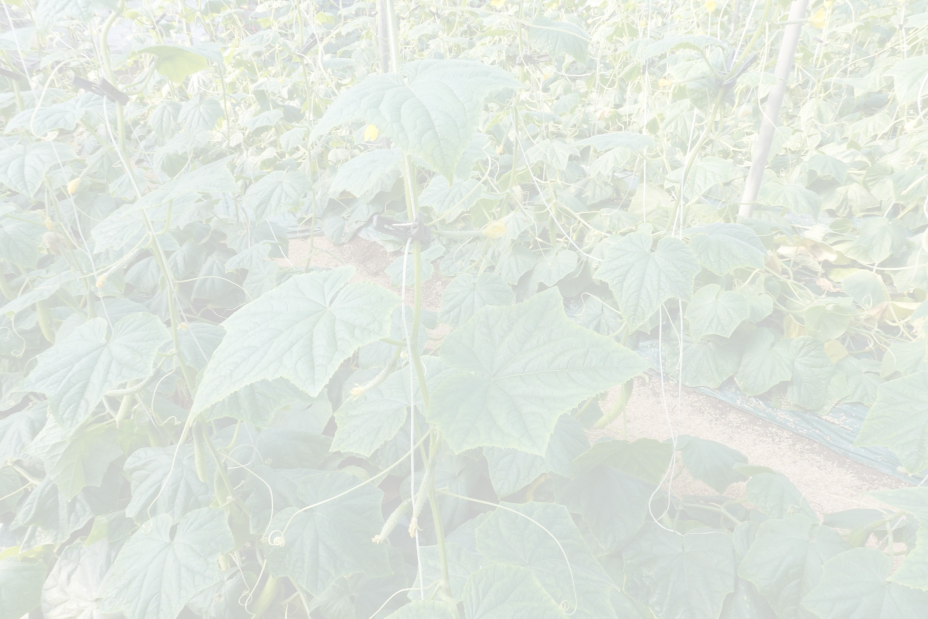
#> input picture web/frontend/src/assets/bg2.jpg, 3712 x 2475 px (shown at 1/4 size)
$ python greenness.py ../web/frontend/src/assets/bg2.jpg
#> lines starting #> are read from the running program, lines starting #| are printed output that depends on the picture; after the words box and inside, x2 and y2 are one past the last pixel; in counts of white or black regions, pixels touching at a corner belong together
# calculate greenness index of an image
import cv2
import numpy as np
import matplotlib.pyplot as plt

def calculate_greenness_index(image_path: str) -> float:

#> called with image_path = '../web/frontend/src/assets/bg2.jpg'
    web = False

    # path treatment for different environments
    if "http" in image_path:
        web = True
        image_path = "../fileserver/upload/" + image_path.split("upload/")[-1]

    print(f"Calculating greenness index for image: {image_path}")

    # use HSV color space to calculate greenness index
    image = cv2.imread(image_path)
#> image is the input picture: shape (2475, 3712, 3); mean B, G, R 222.8, 231.1, 224.4
    if image is None:
        print(f"Error: Could not load image at {image_path}")
        return 0.0

    # 이미지 최적화
    max_dimension = 1024
    height, width = image.shape[:2]
#> height = 2475; width = 3712
    if max(height, width) > max_dimension:
        scaling_factor = max_dimension / float(max(height, width))
#> scaling_factor = 0.276
        image = cv2.resize(image, None, fx=scaling_factor, fy=scaling_factor, interpolation=cv2.INTER_AREA)
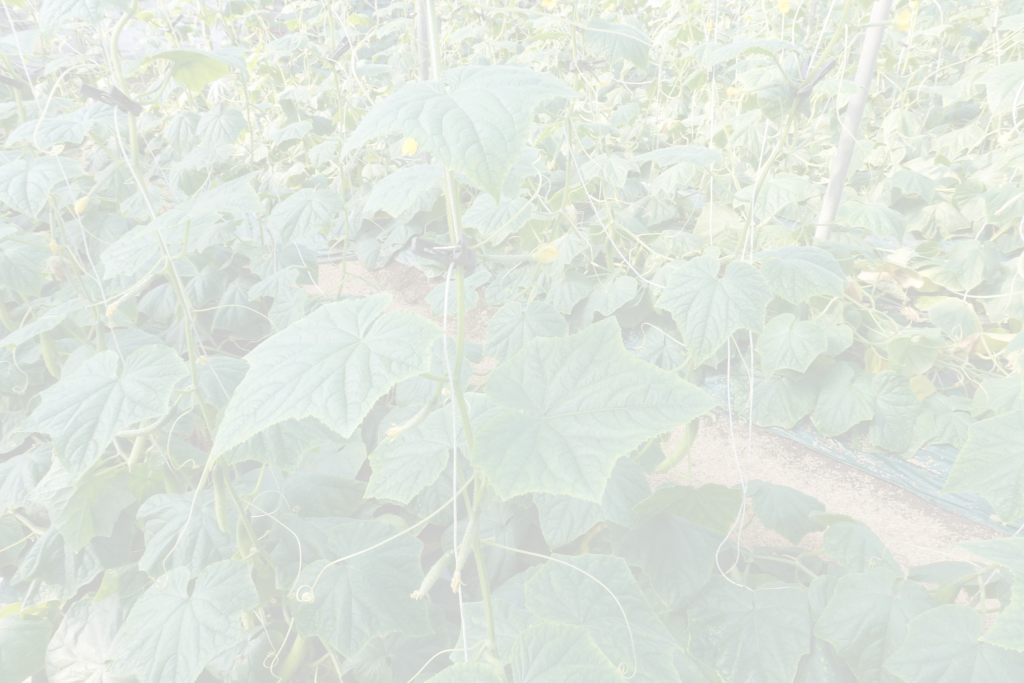
#> image: shape (683, 1024, 3); mean B, G, R 222.8, 231.1, 224.4

    hsv_image = cv2.cvtColor(image, cv2.COLOR_BGR2HSV)
#> hsv_image: shape (683, 1024, 3); mean H, S, V 57.6, 11.3, 231.3

    # define range for green color in HSV
    # Hue: 30-85, Saturation: 20-255, Value: 40-255
    lower_green = np.array([30, 40, 40])
    upper_green = np.array([85, 255, 255])

    # create a mask for green color
    green_mask = cv2.inRange(hsv_image, lower_green, upper_green)
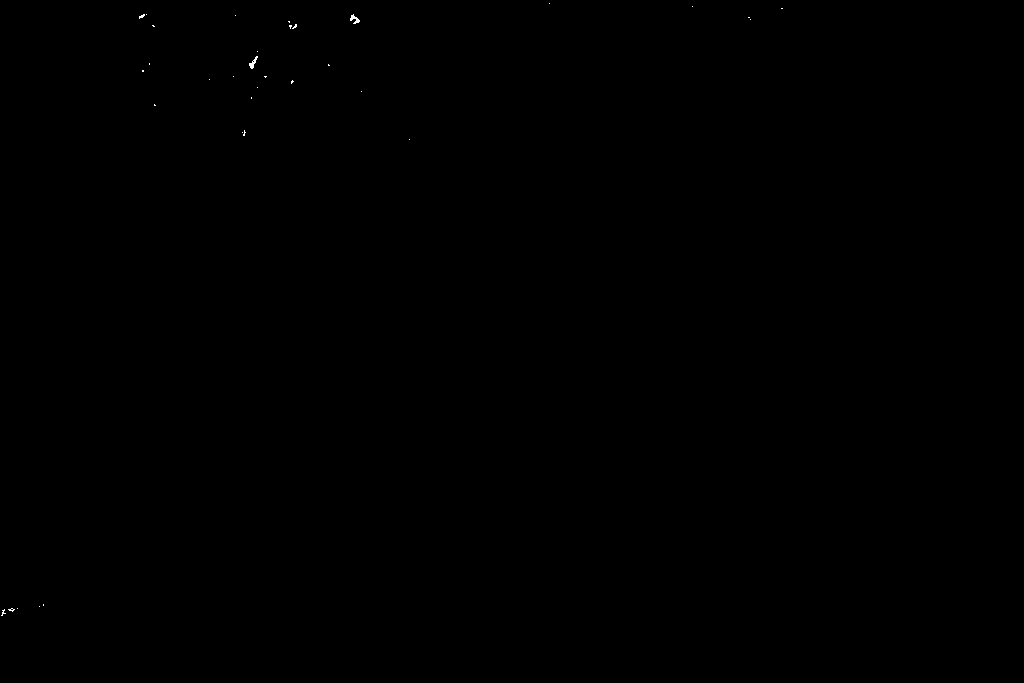
#> green_mask: shape (683, 1024); 0.03% white in thin lines or dots, all inside (x1, y1, x2, y2) = (1, 3, 783, 616)

    # reduce noise in the mask using morphological operations
    kernel = np.ones((10, 10), np.uint8) # increased kernel size for better noise reduction
    green_mask = cv2.morphologyEx(green_mask, cv2.MORPH_OPEN, kernel)
#> green_mask: shape (683, 1024); every value is 0
    green_mask = cv2.morphologyEx(green_mask, cv2.MORPH_CLOSE, kernel)

    # 시각화
    image_masked = cv2.bitwise_and(image, image, mask=green_mask)
#> image_masked: shape (683, 1024, 3); every value is 0
    # cv2.imwrite(image_path+"_image_masked.png", image_masked)
    # cv2.imwrite(image_path+"_green_mask.png", green_mask)


    # average greenness index calculation
    # greenness level = ExG = 2G - R - B
    B, G, R = cv2.split(image)
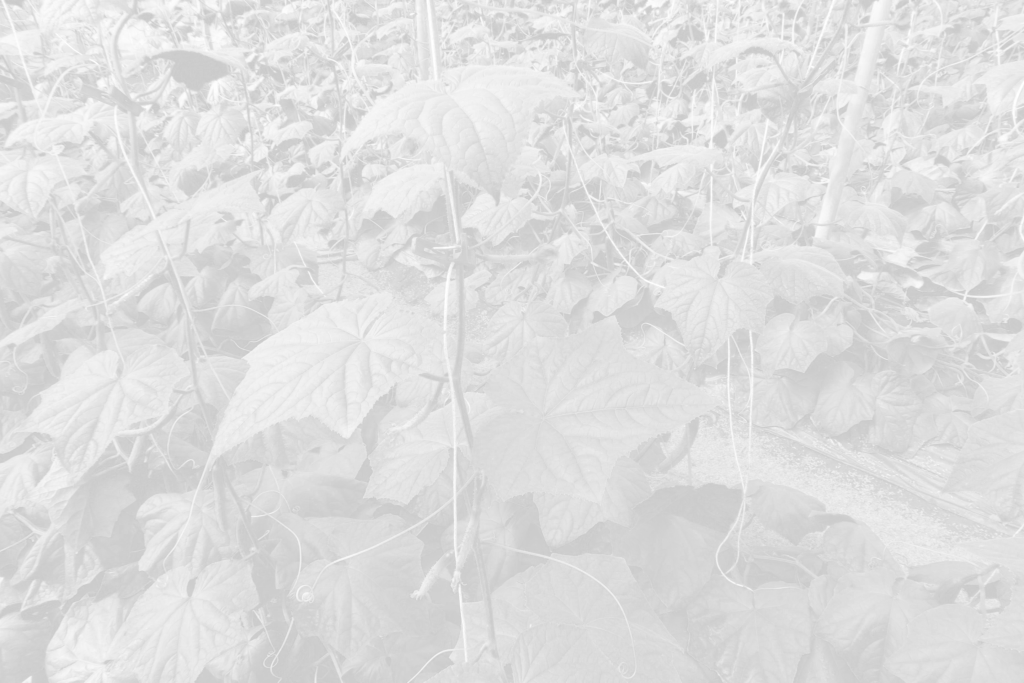
#> B: shape (683, 1024); min 201, max 255, mean 222.8
    ExG = 2 * G.astype(np.float32) - R.astype(np.float32) - B.astype(np.float32)
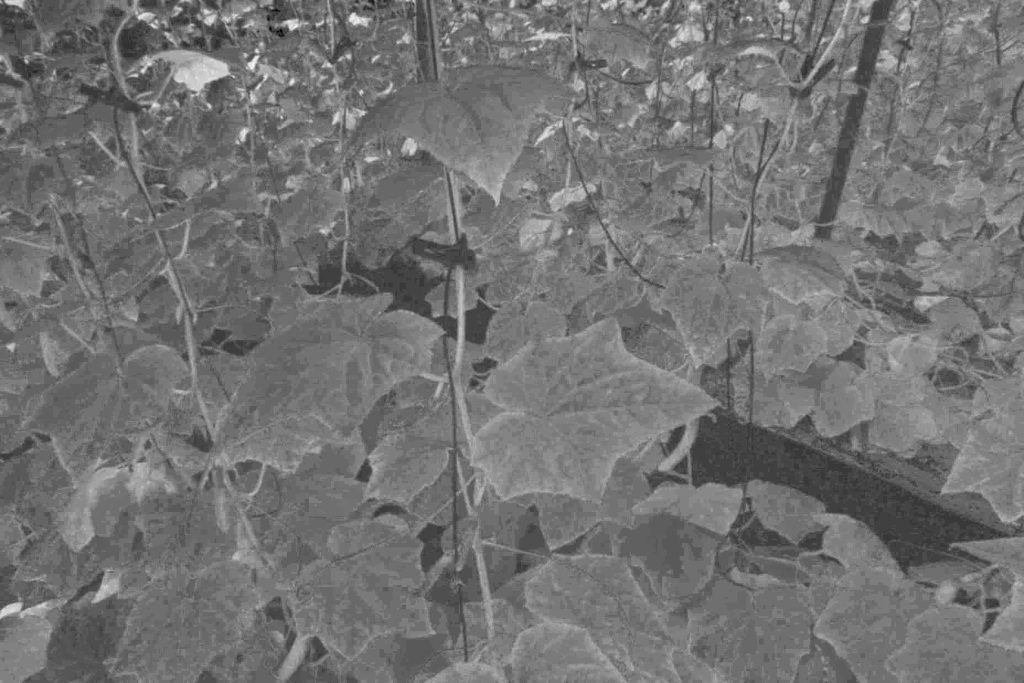
#> ExG: shape (683, 1024) float32; min -17, max 54, mean 15; drawn with min black and max white

    # 초록색 부분만 경계 그리기
    contours, _ = cv2.findContours(green_mask, cv2.RETR_TREE, cv2.CHAIN_APPROX_NONE)
#> contours = []
    image_with_contours = image.copy()
    cv2.drawContours(image_with_contours, contours, -1, (255, 202, 118), 6) #BGR
    # cv2.imwrite(image_path+"_borders.png", image_with_contours)


    # define range for yellow/brown color in HSV
    lower_yellow = np.array([15, 40, 40])
    upper_yellow = np.array([30, 255, 255])
    yellow_mask = cv2.inRange(hsv_image, lower_yellow, upper_yellow)
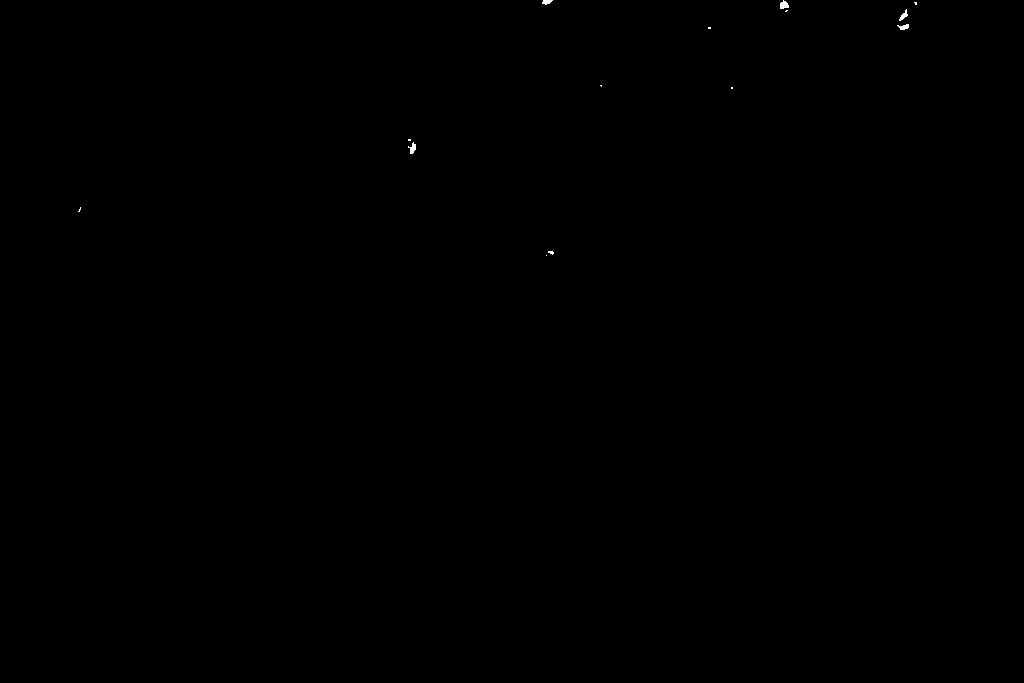
#> yellow_mask: shape (683, 1024); 0.04% white; 14 white regions (9 under 20 px), largest, box (x1, y1, x2, y2) and area: (780, 0, 789, 9) 57, (408, 142, 416, 154) 52, (899, 9, 908, 21) 45, (897, 24, 909, 30) 45, (542, 0, 553, 5) 38
    yellow_mask = cv2.morphologyEx(yellow_mask, cv2.MORPH_OPEN, kernel)
    yellow_mask = cv2.morphologyEx(yellow_mask, cv2.MORPH_CLOSE, kernel)

    # draw yellow contours as well
    yellow_contours, _ = cv2.findContours(yellow_mask, cv2.RETR_TREE, cv2.CHAIN_APPROX_NONE)
#> yellow_contours = []
    cv2.drawContours(image_with_contours, yellow_contours, -1, (0, 255, 255), 6) #BGR
    cv2.imwrite(image_path+"_borders.png", image_with_contours)


    # visualize ExG (for debugging purposes)

    # cv2.imwrite(image_path+"_ExG.png", ExG_normalized)

    if not web:
        ExG_normalized = ExG.astype(np.uint8)
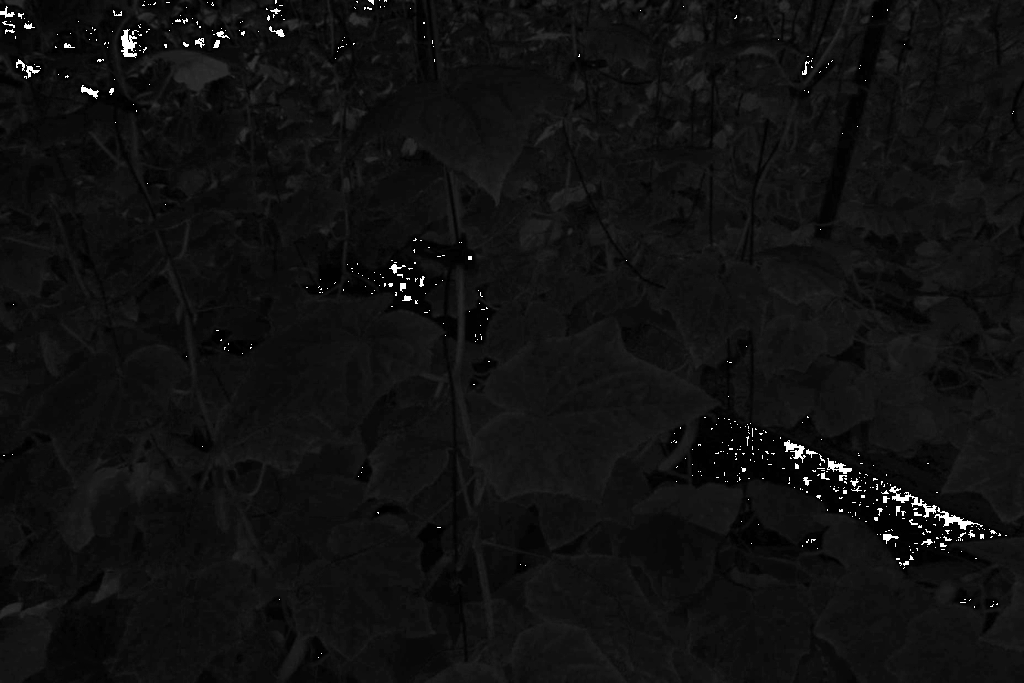
#> ExG_normalized: shape (683, 1024); min 0, max 255, mean 16.5
        plot(image, green_mask, image_masked, ExG_normalized, image_with_contours)
#> in plot, `plt.show()`:
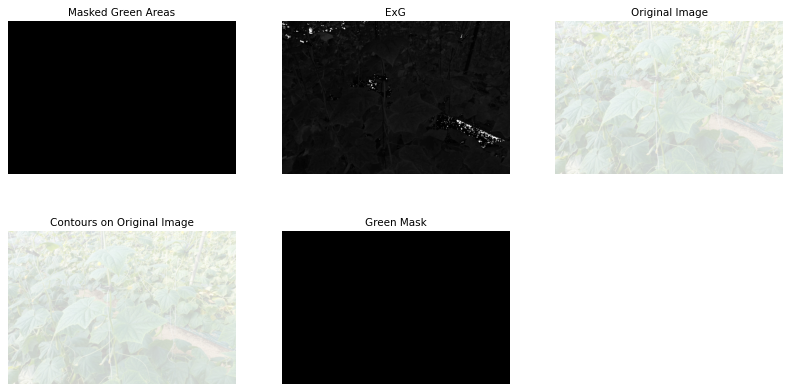
#> figure drawn by matplotlib, 5 panels

    # calculate green pixels' average ExG value
    green_pixels = np.sum(green_mask > 0) # count of green pixels
#> green_pixels = 0
    greenness_index = np.sum(ExG[green_mask > 0]) / (green_pixels + 1) # average ExG for green pixels
#> greenness_index = 0

    return int(greenness_index) #, max(ExG[green_mask > 0].flatten()), min(ExG[green_mask > 0].flatten())


def plot(image, green_mask, image_masked, ExG_normalized, image_with_contours):
    image_masked_rgb = cv2.cvtColor(image_masked, cv2.COLOR_BGR2RGB)
    plt.figure(figsize=(16, 8))
    plt.subplot(2, 3, 1)
    plt.imshow(image_masked_rgb)
    plt.title('Masked Green Areas')
    plt.axis('off')
    plt.subplot(2, 3, 2)
    plt.imshow(ExG_normalized, cmap='gray')
    plt.title('ExG')
    plt.axis('off')
    plt.subplot(2, 3, 3)
    plt.imshow(cv2.cvtColor(image, cv2.COLOR_BGR2RGB))
    plt.title('Original Image')
    plt.axis('off')
    plt.subplot(2, 3, 4)
    plt.imshow(image_with_contours[:,:,::-1])
    plt.title('Contours on Original Image')
    plt.axis('off')
    plt.subplot(2, 3, 5)
    plt.imshow(green_mask, cmap='gray')
    plt.title('Green Mask')
    plt.axis('off')
    plt.show()


if __name__ == "__main__":
    import sys
    if len(sys.argv) < 2:
        print("Usage: python greenness.py <image_path>")
        sys.exit(1)

    for image_path in sys.argv[1:]:
        gi = calculate_greenness_index(image_path)
#> gi = 0
        print(f"Greenness Index for {image_path}: {gi}")
#| Greenness Index for ../web/frontend/src/assets/bg2.jpg: 0

$ run again, on web/frontend/src/assets/btbg.png
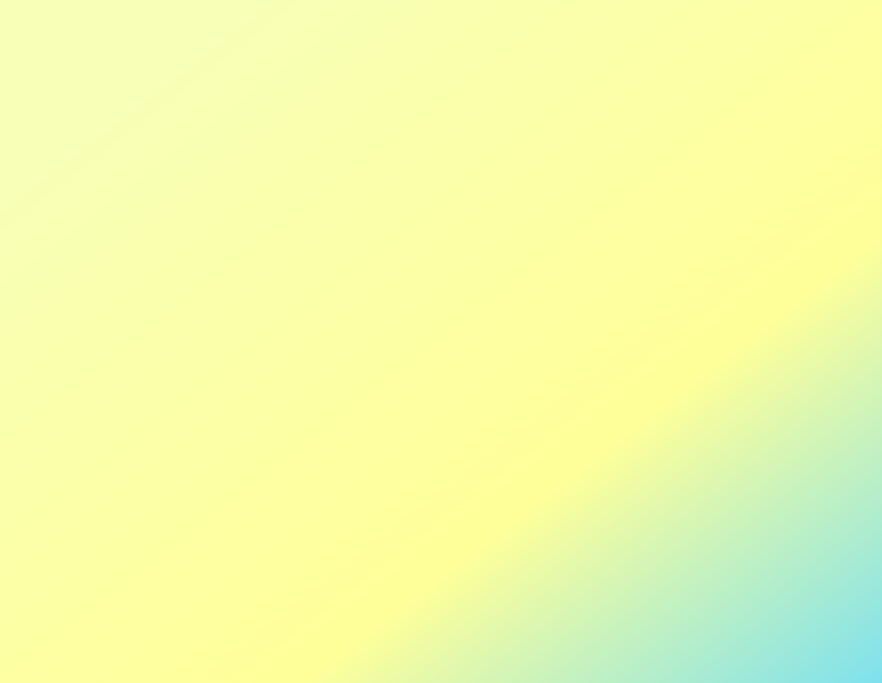
#> input picture web/frontend/src/assets/btbg.png, 882 x 683 px
#> in calculate_greenness_index, image is the input picture: shape (683, 882, 3); mean B, G, R 169.9, 252.8, 243.1
#> hsv_image: shape (683, 882, 3); mean H, S, V 35.1, 85.8, 252.8
#> in calculate_greenness_index, `green_mask = cv2.inRange(hsv_image, lower_green, upper_green)`:
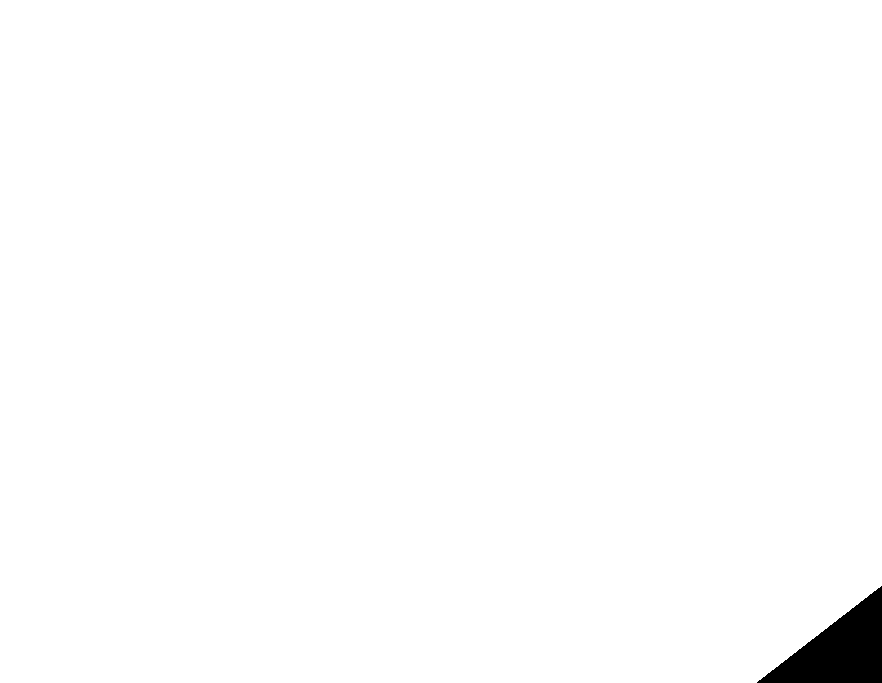
#> green_mask: shape (683, 882); 99% white; 1 black region, box (x1, y1, x2, y2) and area: (757, 586, 882, 683) 6128
#> contours = 1 contour; box (x1, y1, x2, y2) and area: (0, 0, 882, 683) 595219
#> yellow_contours = 1 contour; box (x1, y1, x2, y2) and area: (106, 81, 882, 683) 109128
#> in calculate_greenness_index, `cv2.drawContours(image_with_contours, yellow_contours, -1, (0, 255, 25..`:
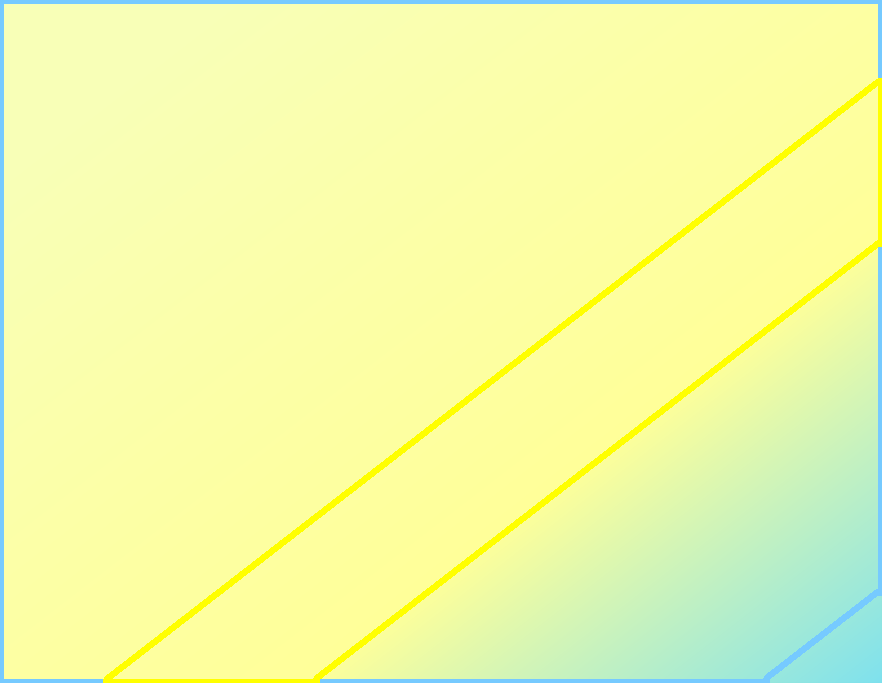
#> image_with_contours: shape (683, 882, 3); mean B, G, R 168, 252, 241.1
#> green_pixels = 596740
#> greenness_index = 92.69
#> gi = 92
#| Greenness Index for ../web/frontend/src/assets/btbg.png: 92
